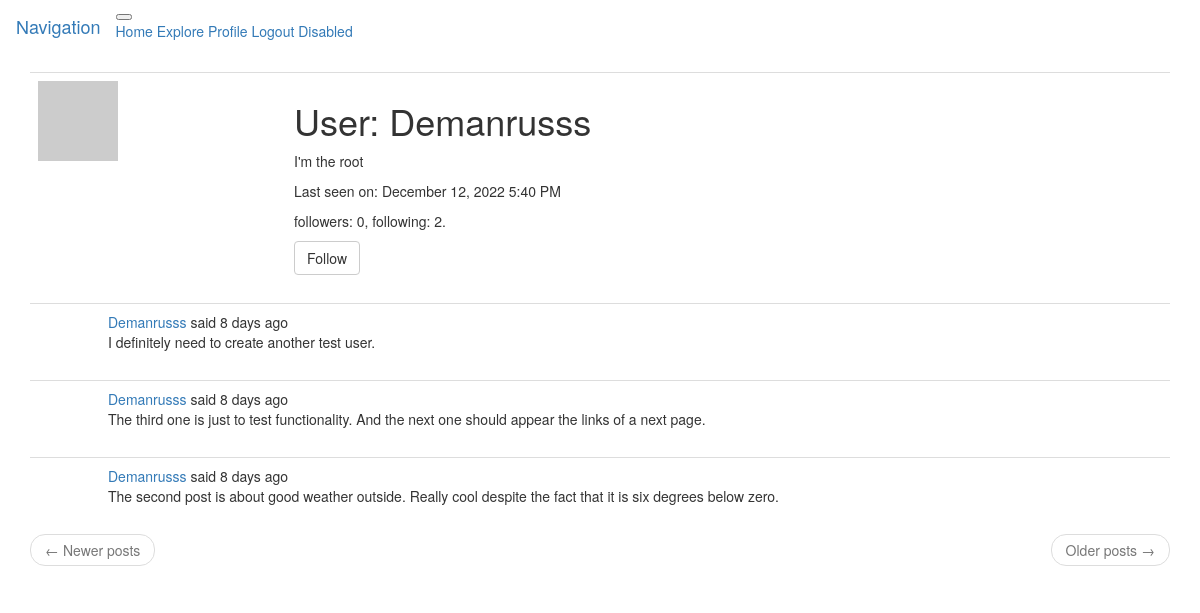
Screenshot of /user/Demanrusss (signed in) with the database file from the repository.
### app/models.py (models this page shows, shortened)
class User(UserMixin, db.Model):
    id = db.Column(db.Integer, primary_key = True)
    username = db.Column(db.String(64), index = True, unique = True)
    email = db.Column(db.String(120), index = True, unique = True)
    password_hash = db.Column(db.String(128))
    posts = db.relationship('Post', backref = 'author', lazy = 'dynamic')
    about_me = db.Column(db.String(140))
    last_seen = db.Column(db.DateTime, default = datetime.utcnow)
    followed = db.relationship('User',
                               secondary = followers,
                               primaryjoin = (followers.c.follower_id == id),
                               secondaryjoin = (followers.c.followed_id == id),
                               backref = db.backref('followers', lazy = 'dynamic'),
                               lazy = 'dynamic')
    def avatar(self, size):
        digest = md5(self.email.lower().encode('utf-8')).hexdigest()
        return 'https://www.gravatar.com/avatar/{}?d=robohash&s={}'.format(digest, size)
    def is_following(self, user):
        return self.followed.filter(followers.c.followed_id == user.id).count() > 0

class Post(db.Model):
    id = db.Column(db.Integer, primary_key = True)
    body = db.Column(db.String(140))
    timestamp = db.Column(db.DateTime, index = True, default = datetime.utcnow)
    user_id = db.Column(db.Integer, db.ForeignKey('user.id'))
    language = db.Column(db.String(8))

### app/routes.py (the view)
@app.route('/user/<username>')
@login_required
def user(username):
    user = User.query.filter_by(username = username).first_or_404()
    page = request.args.get('page', 1, type = int)
    posts = user.posts.order_by(Post.timestamp.desc())\
        .paginate(page = page, per_page = app.config['POSTS_PER_PAGE'], error_out = False)
    next_page = url_for('user', username = user.username, page = posts.next_num) \
        if posts.has_next else None
    prev_page = url_for('user', username = user.username, page = posts.prev_num) \
        if posts.has_prev else None
    form = EmptyForm()
    return render_template('user.html', user = user, posts = posts.items,
                           next_page = next_page, prev_page = prev_page, form = form)

### app/forms.py
class EmptyForm(FlaskForm):
    submit = SubmitField('Submit')

### app/models.py (called while the page is built)
@login.user_loader
def load_user(id):
    return User.query.get(int(id))

### app/routes.py (called while the page is built)
@app.before_request
def before_request():
    if current_user.is_authenticated:
        current_user.last_seen = datetime.utcnow()
        db.session.commit()
        g.locale = str(get_locale())

### app/templates/user.html (shortened to what this page needs)
{% extends "_layout.html" %}
{% block app_content %}
    <table class="table table-hover">
        <tr>
            <td width="256px">
                <img src="{{ user.avatar(256) }}">
            </td>
            <td>
                <h1>{{ _('User') }}: {{ user.username }}</h1>
                {% if user.about_me %}
                <p>{{ user.about_me }}</p>
                {% endif %}
                {% if user.last_seen %}
                <p>{{ _('Last seen on') }}: {{ moment(user.last_seen).format('LLL') }}</p>
                {% endif %}
                <p>
                    {{ _('followers') }}: {{ user.followers.count() }}, {{ _('following') }}: {{ user.followed.count() }}.
                </p>
                {% if user == current_user %}
                <p>
                    <a href="{{ url_for('edit_profile') }}">{{ _('Edit your profile') }}</a>
                </p>
                {% elif not current_user.is_following(user) %}
                <form action="{{ url_for('follow', username = user.username) }}" method="post">
                    {{ form.submit(value = _('Follow'), class_ = 'btn btn-default') }}
                </form>
                {% else %}
                <form action="{{ url_for('unfollow', username = user.username) }}" method="post">
                    {{ form.hidden_tag() }}
                    {{ form.submit(value = _('Unfollow'), class_ = 'btn btn-default') }}
                </form>
                {% endif %}
            </td>
        </tr>
    </table>
    {% for post in posts %}
        {% include '_post.html' %}
    {% endfor %}
    <nav aria-label="...">
        <ul class="pager">
            <li class="previous{% if not prev_url %} disabled{% endif %}">
                <a href="{{ prev_url or '#' }}">
                    <span aria-hidden="true">&larr;</span> {{ _('Newer posts') }}
                </a>
            </li>
            <li class="next{% if not next_url %} disabled{% endif %}">
                <a href="{{ next_url or '#' }}">
                    {{ _('Older posts') }} <span aria-hidden="true">&rarr;</span>
                </a>
            </li>
        </ul>
    </nav>
{% endblock %}

### app/templates/_post.html (shortened to what this page needs)
<table class="table table-hover">
    <tr>
        <td width="70px">
        </td>
        <td>
            {{ _('%(username)s said %(when)s', username = link_of_user, when = moment(post.timestamp).fromNow()) }}
            <br>
            <span id="post{{ post.id }}">
                {{ post.body }}
            </span>
        </td>
    </tr>
</table>

### rows the page displays
User: username "Demanrusss", about_me "I'm the root", last_seen "December 12, 2022 5:40 PM"
Post: body "I definitely need to create another test user."
Post: body "The third one is just to test functionality. And the next one should appear the links of a next page."
Post: body "The second post is about good weather outside. Really cool despite the fact that it is six degrees below zero."

### other values shown
{{ user.followers.count() }} "0"
{{ user.followed.count() }} "2"
